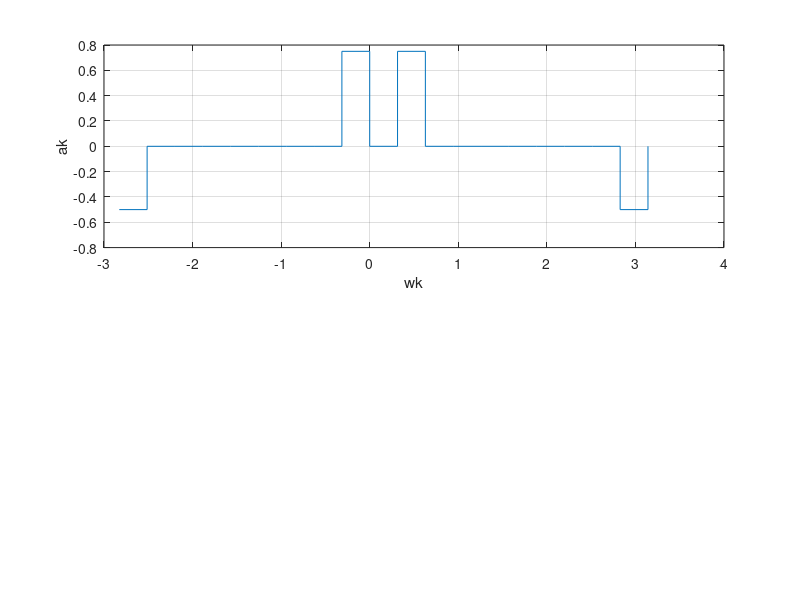

Reproduce this figure in MATLAB. (Note: this script raises an error after producing the figure.)
ax=[-1/2 zeros(1,7) 3/4 0 3/4 zeros(1,7) -1/2 0]
wk=[(-9*2*pi)/20:(2*pi)/20:(10*2*pi)/20]

hfig=clf
subplot(2,1,1)
stairs(wk,ax)
xlabel('wk')
ylabel('ak')
grid

%axp=periodic(ax,-9,-100,100)
%stairs([-100:100],axp)

axp=periodic(ax,-9,0,19)
wk=[(0*2*pi)/20:(2*pi)/20:(19*2*pi)/20]

figure(hfig)
subplot(2,1,2)
stairs(wk,axp)
xlabel('wk')
ylabel('ak')
grid
